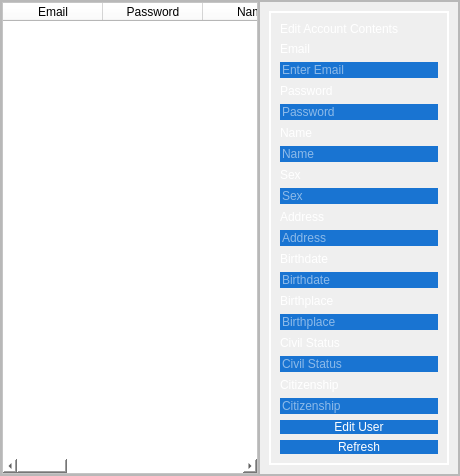
               <widget class="QWidget" name="page">
                <layout class="QVBoxLayout" name="verticalLayout_26">
                 <property name="spacing">
                  <number>0</number>
                 </property>
                 <property name="leftMargin">
                  <number>0</number>
                 </property>
                 <property name="topMargin">
                  <number>0</number>
                 </property>
                 <property name="rightMargin">
                  <number>0</number>
                 </property>
                 <property name="bottomMargin">
                  <number>0</number>
                 </property>
                 <item>
                  <widget class="QFrame" name="frame_30">
                   <property name="frameShape">
                    <enum>QFrame::StyledPanel</enum>
                   </property>
                   <property name="frameShadow">
                    <enum>QFrame::Raised</enum>
                   </property>
                   <layout class="QHBoxLayout" name="horizontalLayout_11">
                    <property name="spacing">
                     <number>0</number>
                    </property>
                    <property name="leftMargin">
                     <number>0</number>
                    </property>
                    <property name="topMargin">
                     <number>0</number>
                    </property>
                    <property name="rightMargin">
                     <number>0</number>
                    </property>
                    <property name="bottomMargin">
                     <number>0</number>
                    </property>
                    <item>
                     <widget class="QFrame" name="frame_31">
                      <property name="frameShape">
                       <enum>QFrame::StyledPanel</enum>
                      </property>
                      <property name="frameShadow">
                       <enum>QFrame::Raised</enum>
                      </property>
                      <layout class="QHBoxLayout" name="horizontalLayout_12">
                       <property name="spacing">
                        <number>0</number>
                       </property>
                       <property name="leftMargin">
                        <number>0</number>
                       </property>
                       <property name="topMargin">
                        <number>0</number>
                       </property>
                       <property name="rightMargin">
                        <number>0</number>
                       </property>
                       <property name="bottomMargin">
                        <number>0</number>
                       </property>
                       <item>
                        <widget class="QTableWidget" name="tbl_accView">
                         <property name="styleSheet">
                          <string notr="true">background-color: white;</string>
                         </property>
                         <column>
                          <property name="text">
                           <string>Email</string>
                          </property>
                         </column>
                         <column>
                          <property name="text">
                           <string>Password</string>
                          </property>
                         </column>
                         <column>
                          <property name="text">
                           <string>Name</string>
                          </property>
                         </column>
                         <column>
                          <property name="text">
                           <string>Sex</string>
                          </property>
                         </column>
                         <column>
                          <property name="text">
                           <string>Address</string>
                          </property>
                         </column>
                         <column>
                          <property name="text">
                           <string>Birthdate</string>
                          </property>
                         </column>
                         <column>
                          <property name="text">
                           <string>Birthplace</string>
                          </property>
                         </column>
                         <column>
                          <property name="text">
                           <string>Civil Status</string>
                          </property>
                         </column>
                         <column>
                          <property name="text">
                           <string>Citizenship</string>
                          </property>
                         </column>
                        </widget>
                       </item>
                      </layout>
                     </widget>
                    </item>
                    <item>
                     <widget class="QFrame" name="frame_32">
                      <property name="minimumSize">
                       <size>
                        <width>200</width>
                        <height>0</height>
                       </size>
                      </property>
                      <property name="maximumSize">
                       <size>
                        <width>250</width>
                        <height>16777215</height>
                       </size>
                      </property>
                      <property name="frameShape">
                       <enum>QFrame::StyledPanel</enum>
                      </property>
                      <property name="frameShadow">
                       <enum>QFrame::Raised</enum>
                      </property>
                      <layout class="QHBoxLayout" name="horizontalLayout_13">
                       <item>
                        <widget class="QFrame" name="frame_33">
                         <property name="styleSheet">
                          <string notr="true">#frame_33{border: 2px solid white;}</string>
                         </property>
                         <property name="frameShape">
                          <enum>QFrame::StyledPanel</enum>
                         </property>
                         <property name="frameShadow">
                          <enum>QFrame::Raised</enum>
                         </property>
                         <layout class="QVBoxLayout" name="verticalLayout_27">
                          <item>
                           <widget class="QLabel" name="label_10">
                            <property name="styleSheet">
                             <string notr="true">background-color: transparent;
color: rgb(255, 255, 255);
font: 57 14pt &quot;Roboto Medium&quot;;
</string>
                            </property>
                            <property name="text">
                             <string>Edit Account Contents</string>
                            </property>
                           </widget>
                          </item>
                          <item>
                           <widget class="QLabel" name="label_11">
                            <property name="styleSheet">
                             <string notr="true">background-color: transparent;
color: rgb(255, 255, 255);
font: 57 14pt &quot;Roboto Medium&quot;;</string>
                            </property>
                            <property name="text">
                             <string>Email</string>
                            </property>
                           </widget>
                          </item>
                          <item>
                           <widget class="QLineEdit" name="edit_email">
                            <property name="styleSheet">
                             <string notr="true">	color: rgb(255, 255, 255);
	font: 14pt &quot;Helvetica Neue&quot;;
	background-color: #1974D2;
border: none;</string>
                            </property>
                            <property name="placeholderText">
                             <string>Enter Email</string>
                            </property>
                           </widget>
                          </item>
                          <item>
                           <widget class="QLabel" name="label_12">
                            <property name="styleSheet">
                             <string notr="true">background-color: transparent;
color: rgb(255, 255, 255);
font: 57 14pt &quot;Roboto Medium&quot;;</string>
                            </property>
                            <property name="text">
                             <string>Password</string>
                            </property>
                           </widget>
                          </item>
                          <item>
                           <widget class="QLineEdit" name="edit_password">
                            <property name="styleSheet">
                             <string notr="true">	color: rgb(255, 255, 255);
	font: 14pt &quot;Helvetica Neue&quot;;
	background-color: #1974D2;
border: none;</string>
                            </property>
                            <property name="placeholderText">
                             <string>Password</string>
                            </property>
                           </widget>
                          </item>
                          <item>
                           <widget class="QLabel" name="label_13">
                            <property name="styleSheet">
                             <string notr="true">background-color: transparent;
color: rgb(255, 255, 255);
font: 57 14pt &quot;Roboto Medium&quot;;</string>
                            </property>
                            <property name="text">
                             <string>Name</string>
                            </property>
                           </widget>
                          </item>
                          <item>
                           <widget class="QLineEdit" name="edit_uname">
                            <property name="styleSheet">
                             <string notr="true">	color: rgb(255, 255, 255);
	font: 14pt &quot;Helvetica Neue&quot;;
	background-color: #1974D2;
border: none;</string>
                            </property>
                            <property name="placeholderText">
                             <string>Name</string>
                            </property>
                           </widget>
                          </item>
                          <item>
                           <widget class="QLabel" name="label_14">
                            <property name="styleSheet">
                             <string notr="true">background-color: transparent;
color: rgb(255, 255, 255);
font: 57 14pt &quot;Roboto Medium&quot;;</string>
                            </property>
                            <property name="text">
                             <string>Sex</string>
                            </property>
                           </widget>
                          </item>
                          <item>
                           <widget class="QLineEdit" name="edit_usex">
                            <property name="styleSheet">
                             <string notr="true">	color: rgb(255, 255, 255);
	font: 14pt &quot;Helvetica Neue&quot;;
	background-color: #1974D2;
border: none;</string>
                            </property>
                            <property name="placeholderText">
                             <string>Sex</string>
                            </property>
                           </widget>
                          </item>
                          <item>
                           <widget class="QLabel" name="label_17">
                            <property name="styleSheet">
                             <string notr="true">background-color: transparent;
color: rgb(255, 255, 255);
font: 57 14pt &quot;Roboto Medium&quot;;</string>
                            </property>
                            <property name="text">
                             <string>Address</string>
                            </property>
                           </widget>
                          </item>
                          <item>
                           <widget class="QLineEdit" name="edit_uaddress">
                            <property name="styleSheet">
                             <string notr="true">	color: rgb(255, 255, 255);
	font: 14pt &quot;Helvetica Neue&quot;;
	background-color: #1974D2;
border: none;</string>
                            </property>
                            <property name="placeholderText">
                             <string>Address</string>
                            </property>
                           </widget>
                          </item>
                          <item>
                           <widget class="QLabel" name="label_15">
                            <property name="styleSheet">
                             <string notr="true">background-color: transparent;
color: rgb(255, 255, 255);
font: 57 14pt &quot;Roboto Medium&quot;;</string>
                            </property>
                            <property name="text">
                             <string>Birthdate</string>
                            </property>
                           </widget>
                          </item>
                          <item>
                           <widget class="QLineEdit" name="edit_ubday">
                            <property name="styleSheet">
                             <string notr="true">	color: rgb(255, 255, 255);
	font: 14pt &quot;Helvetica Neue&quot;;
	background-color: #1974D2;
border: none;</string>
                            </property>
                            <property name="placeholderText">
                             <string>Birthdate</string>
                            </property>
                           </widget>
                          </item>
                          <item>
                           <widget class="QLabel" name="label_18">
                            <property name="styleSheet">
                             <string notr="true">background-color: transparent;
color: rgb(255, 255, 255);
font: 57 14pt &quot;Roboto Medium&quot;;</string>
                            </property>
                            <property name="text">
                             <string>Birthplace</string>
                            </property>
                           </widget>
                          </item>
                          <item>
                           <widget class="QLineEdit" name="edit_ubplace">
                            <property name="styleSheet">
                             <string notr="true">	color: rgb(255, 255, 255);
	font: 14pt &quot;Helvetica Neue&quot;;
	background-color: #1974D2;
border: none;</string>
                            </property>
                            <property name="placeholderText">
                             <string>Birthplace</string>
                            </property>
                           </widget>
                          </item>
                          <item>
                           <widget class="QLabel" name="label_16">
                            <property name="styleSheet">
                             <string notr="true">background-color: transparent;
color: rgb(255, 255, 255);
font: 57 14pt &quot;Roboto Medium&quot;;</string>
                            </property>
                            <property name="text">
                             <string>Civil Status</string>
                            </property>
                           </widget>
                          </item>
                          <item>
                           <widget class="QLineEdit" name="edit_ucstatus">
                            <property name="styleSheet">
                             <string notr="true">	color: rgb(255, 255, 255);
	font: 14pt &quot;Helvetica Neue&quot;;
	background-color: #1974D2;
border: none;</string>
                            </property>
                            <property name="placeholderText">
                             <string>Civil Status</string>
                            </property>
                           </widget>
                          </item>
                          <item>
                           <widget class="QLabel" name="label_19">
                            <property name="styleSheet">
                             <string notr="true">background-color: transparent;
color: rgb(255, 255, 255);
font: 57 14pt &quot;Roboto Medium&quot;;</string>
                            </property>
                            <property name="text">
                             <string>Citizenship</string>
                            </property>
                           </widget>
                          </item>
                          <item>
                           <widget class="QLineEdit" name="edit_ucitizenship">
                            <property name="styleSheet">
                             <string notr="true">	color: rgb(255, 255, 255);
	font: 14pt &quot;Helvetica Neue&quot;;
	background-color: #1974D2;
border: none;</string>
                            </property>
                            <property name="placeholderText">
                             <string>Citizenship</string>
                            </property>
                           </widget>
                          </item>
                          <item>
                           <widget class="QPushButton" name="edit_user">
                            <property name="styleSheet">
                             <string notr="true">QPushButton{
border: none;
background-color: rgb(25, 116, 210);
color: rgb(255, 255, 255);
font: 57 12pt &quot;Roboto Medium&quot;;}
QPushButton:hover{
background-color: rgb(30, 143, 255);
}
QPushButton:pressed{
background-color: rgb(0, 170, 255);
}</string>
                            </property>
                            <property name="text">
                             <string>Edit User</string>
                            </property>
                           </widget>
                          </item>
                          <item>
                           <widget class="QPushButton" name="refresh_edittabel">
                            <property name="styleSheet">
                             <string notr="true">QPushButton{
border: none;
background-color: rgb(25, 116, 210);
color: rgb(255, 255, 255);
font: 57 12pt &quot;Roboto Medium&quot;;}
QPushButton:hover{
background-color: rgb(30, 143, 255);
}
QPushButton:pressed{
background-color: rgb(0, 170, 255);
}</string>
                            </property>
                            <property name="text">
                             <string>Refresh</string>
                            </property>
                           </widget>
                          </item>
                         </layout>
                        </widget>
                       </item>
                      </layout>
                     </widget>
                    </item>
                   </layout>
                  </widget>
                 </item>
                </layout>
               </widget>
